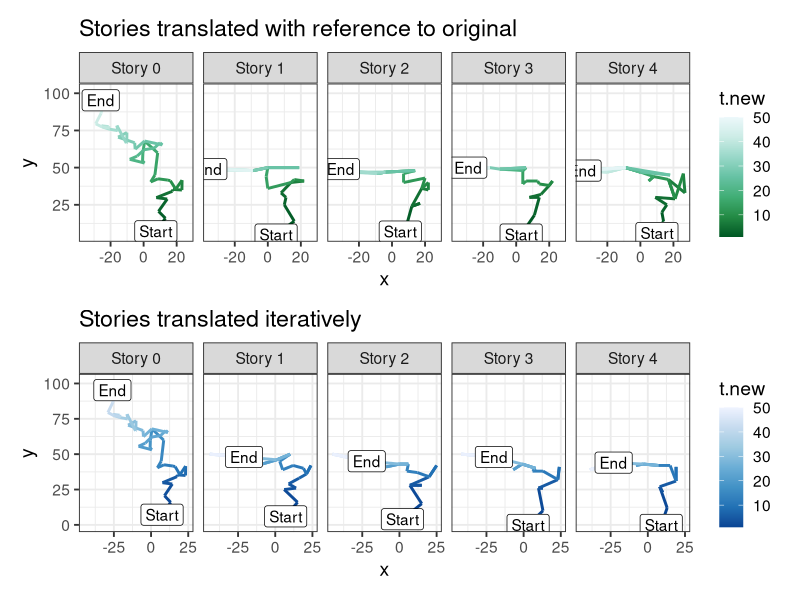

This chart was generated by the following R code:
library(here)
setwd(here())
library(tidyverse)
library(TSP)
library(ggrepel)
library(patchwork)

theme_set(theme_bw(base_size = 14))

# General functions ----

# Generates a "language" as a 2D space of 30 points
create_language <- function(num_points = 250, range.low = -50, range.high = 50){
  story = data.frame(x = sample(range.low:range.high, num_points, replace = T),
                     y = sample(range.low:range.high, num_points, replace = T)) |> 
    mutate(t = 1:n()) |> 
    mutate(label = if_else(t == 1, "Start",
                           if_else(t == max(t), "End", NA)))
  
  return(story)
}

# Euclidean distance function
euclid <- function(x1, y1, x2, y2) {
  sqrt((x2 - x1)^2 + (y2 - y1)^2)
}

# Recreates the story of original.x using language.other
#
# Goes through the points in original.x and calculates the distances to all the
# points in the language.other, selects the closest point, and repeats.
#
# TODO: Add a probabilistic version, for the nearest neighbor
match_story <- function(original.x, language.other, deterministic = T){
  reconstruction <- data.frame()
  
  for (ii in 1:nrow(original.x)){
    x.original <- original.x[ii,]$x
    y.original <- original.x[ii,]$y
    
    nearest <- language.other |> 
      mutate(distance = euclid(x,y,x.original, y.original)) |> 
      filter(distance == min(distance)) |> 
      slice_sample(n = 1)
    
    reconstruction <- rbind(reconstruction, nearest)
  }
  
  reconstruction <- reconstruction |> 
    mutate(t.new = 1:n(),
           label = if_else(t.new == 1, "Start",
                           if_else(t.new == max(t.new), "End", NA)))
  
  return(reconstruction)
}





# Iterative translation ----

## Helper functions ----

# Creates a translation chain of n_iterations
iterate_translation <- function(original.text, n_iterations = 4){
  original.x <- original.text
  
  holder.df <- data.frame()
  
  for (ii in 1:n_iterations){
    lang.x <- create_language()
    recon.x <- match_story(original.x, lang.x) |> 
      mutate(story = ii)
    
    holder.df <- rbind(holder.df, recon.x)
    
    original.x <- recon.x
  }
  
  final <- rbind(original.text |> 
                   mutate(t.new = t, distance = -1),
                 holder.df)
  
  return(final)
}

## Running the iterative translations ----

### More coherent plot
new_point <- function(x0, y0){
  x1 <- x0 + rnorm(n = 1, mean = 0, sd = 5)
  y1 <- y0 + rnorm(n = 1, mean = 0, sd = 5)
  
  return (c(x1, y1))
}

original <- data.frame(x = 0, y = 0)

length = 50

for (i in 1:length){
  old_points <- original[i,]
  new_points <- new_point(old_points$x, old_points$y)
  original <- rbind(original, new_points)
}

original <- original[2:(length + 1),] |> 
  mutate(t = 1:n(),
         story = 0,
         label = if_else(t == 1, "Start",
                         if_else(t == max(t), "End", NA)))

range.min <- min(c(original$x, original$y))
range.max <- max(c(original$x, original$y))

# original <- create_language() |> 
#   mutate(story = 0)

iterative <- iterate_translation(original, 4)

i.plot <- iterative |> 
  mutate(story = paste("Story", story)) |> 
  ggplot(aes(x = x, y = y, color = t.new))+
  geom_path(linewidth = 1)+
  scale_color_distiller()+
  geom_label(aes(label = label), color = "black")+
  facet_wrap(~factor(story), ncol = 5)+
  ggtitle("Stories translated iteratively")


## Longer chain ----


# iterative <- iterate_translation(original, 9)
# 
# iterative |> 
#   mutate(story = paste("Story", story)) |> 
#   mutate(story = factor(story, levels = paste("Story", 0:9))) |> 
#   ggplot(aes(x = x, y = y, color = t.new))+
#   geom_path(linewidth = 1)+
#   scale_color_distiller(name = "Timestep")+
#   geom_label(aes(label = label), color = "black")+
#   facet_wrap(~factor(story))+
#   ggtitle("Stories translated iteratively")




# Translation with reference to the original ----

## Helper functions ----

# Creates a set of translations that can reference the original.
# Same as the above function, but the original.x is not updated.
multi_translations <- function(original.text, n_iterations = 4){
  original.x <- original.text
  
  holder.df <- data.frame()
  
  for (ii in 1:n_iterations){
    lang.x <- create_language()
    recon.x <- match_story(original.x, lang.x) |> 
      mutate(story = ii)
    
    holder.df <- rbind(holder.df, recon.x)
    
    # original.x <- recon.x
  }
  
  final <- rbind(original.text |> 
                   mutate(t.new = t, distance = -1),
                 holder.df)
  
  return(final)
}

## Running the simulation ----
# original2 <- create_language() |> 
#   mutate(story = 0)

multi <- multi_translations(original, 4)

m.plot <- multi |> 
  mutate(story = paste("Story", story)) |> 
  ggplot(aes(x = x, y = y, color = t.new))+
  geom_path(linewidth = 1)+
  scale_color_distiller(palette = 2)+
  geom_label(aes(label = label), color = "black")+
  facet_wrap(~factor(story), ncol = 5)+
  ggtitle("Stories translated with reference to original")



# Comparison ----

## Visual
m.plot / i.plot

## DTW 
